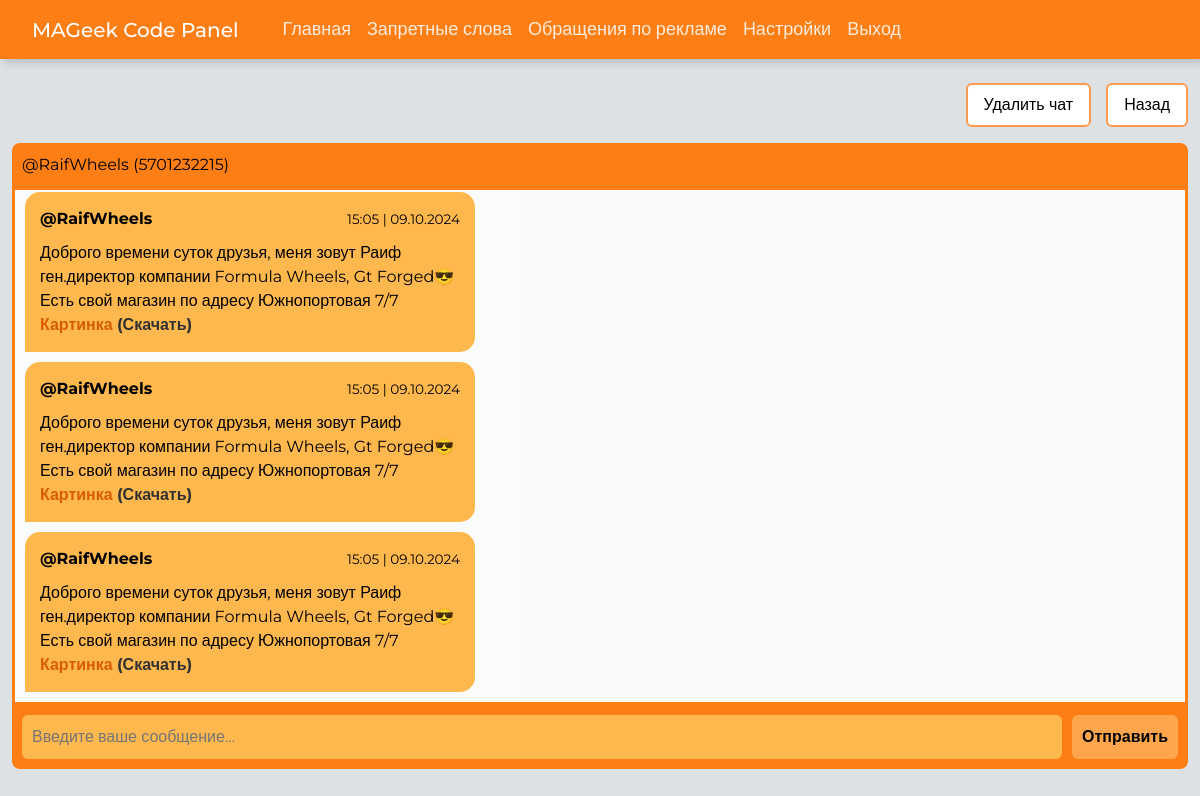
Page /chat/1 (signed in) on the committed database.
### db/models.py (models this page shows)
class BaseModel(Model):
    class Meta:
        database = db

class SupportChat(BaseModel):
    user_id = IntegerField()
    username = CharField()
    subject = TextField()
    last_message_time = DateTimeField()
    status = CharField()

class SupportMessage(BaseModel):
    support_chat = ForeignKeyField(SupportChat, backref='messages')
    role = CharField()
    message = TextField()
    timestamp = DateTimeField()

### app/app.py (the view)
@app.route('/chat/<int:support_id>', methods=['GET', 'POST'])
@login_required
def chat(support_id):
    chat = get_support_chat_by_id(support_id)
    if not chat:
        return redirect(url_for('messages_for_advertising'))
    if chat.status != "Отвечено":
        chat.status = 'Прочитано'
        chat.save()
    messages = get_messages_by_chat(support_id)
    return render_template('chat.html', username=chat.username, user_id=chat.user_id, messages=messages)

### app/app.py (called while the page is built)
def linkify(text):
    url_pattern = re.compile(r'(' + re.escape(IP) + r'[^\s]*)')
    return Markup(url_pattern.sub(
        r'<a href="\1" class="photo-link" target="_blank">Картинка</a> <a href="\1" class="download-link" download>(Скачать)</a>', text
    ))

@login_manager.user_loader
def load_user(user_id):
    return get_admin_by_id(user_id)

### db/db_queries.py (called while the page is built)
def get_support_chat_by_id(support_id):
    return SupportChat.get_or_none(SupportChat.id == support_id)

def get_messages_by_chat(chat_id):
    chat = get_support_chat_by_id(chat_id)
    if not chat:
        return []
    return SupportMessage.select().where(SupportMessage.support_chat == chat).order_by(SupportMessage.timestamp)

def get_admin_by_id(id):
    user = Admin.get_or_none(Admin.id == id)
    return user

### app/templates/chat.html (shortened to what this page needs)
{% extends 'base.html' %}
{% block content %}
<div class="back-btn-container">
    <a href="{{ url_for('delete_support', support_id=messages[0].support_chat) }}" class="back-btn">Удалить чат</a>
    <a href="{{ url_for('messages_for_advertising')}}" class="back-btn">Назад</a>
  </div>
<section class="msger">
    <header class="msger-header">
        <div class="msger-header-title">
            <a href="{{ url_for('user_info', user_id=user_id) }}">@{{username}}
             ({{user_id}})</a>
        </div>
    </header>
    <main class="msger-chat" id="chat">
        {% for message in messages %}
            {% if message.role == 'user'%}
                <div class="msg left-msg">
                    <div class="msg-bubble">
                        <div class="msg-info">
                            <div class="msg-info-name"><a href="{{ url_for('user_info', user_id=user_id) }}">@{{username}}</a></div>
                            <div class="msg-info-time"> {{ message.timestamp.strftime('%H:%M | %d.%m.%Y') }} </div>
                        </div>
                        <div class="msg-text">
                           {{ message.message | linkify }}
                        </div>
                    </div>
                </div>
            {% endif %}
        {% endfor %}
    </main>
    <form action="{{ url_for('admin_response', support_id=messages[0].support_chat)}}" method="post" enctype="multipart/form-data" class="msger-inputarea" data-user-id="">
        <input type="text" name="message_output" class="msger-input" placeholder="Введите ваше сообщение...">
        <button type="submit" class="msger-send-btn">Отправить</button>
    </form>
</section>
{% endblock %}

### app/static/css/style.css (style rules this page uses)
:root { --color-orange-700: #d75d00; --color-orange-600: #ff9a4d; --color-orange-500: #ffa64d; --color-orange-450: #ffb84d; --color-orange-400: #ffcc80; --color-orange-300: #ffd699; --color-orange-200: #ffe0b3; --color-orange-100: #ffecd9; --color-orange-50: #fff5eb; --c-gray-900: #000000; --c-gray-850: #1a1a1a; --c-gray-800: #1f1f1f; --c-gray-700: #2e2e2e; --c-gray-600: #313131; --c-gray-550: #343434; --c-gray-525: #434242; --c-gray-500: #969593; --c-gray-400: #a6a6a6; --c-gray-300: #bdbbb7; --c-gray-200: #e2e2e1; --c-gray-100: #ffffff; --color-white-100: #fff; --color-white-200: #ffffffd9; --color-black-900: #000000; --bg-input-color: #f2f2f2; --bg-color: #dee1e3; --border-radius-10: 10px; --border-radius-8: 8px; --border-radius-button: 6px; }
html { font-family: "Montserrat", sans-serif; scroll-behavior: auto; }
body { height: 100%; margin: 0; font-family: "Montserrat", sans-serif; background-color: var(--bg-color); width: 100%; }
a { text-decoration: none; }
.back-btn-container { display: flex; justify-content: flex-end; margin-bottom: 1em; }
.back-btn { text-decoration: none; border: 2px solid var(--color-orange-600); color: var(--color-black-900); border-radius: var(--border-radius-button); padding: 0.5em 1em; background-color: var(--color-white-100); transition: 0.25s ease; cursor: pointer; display: inline-block; font-weight: 500; margin-left: 15px; }
.msger { display: flex; flex-flow: column wrap; height: 75vh; }
.msger-header a { display: flex; justify-content: space-between; padding: 10px; border-top-left-radius: var(--border-radius-8); border-top-right-radius: var(--border-radius-8); border-collapse: collapse; background-color: var(--bs-orange); color: var(--color-black-900); transition: color 0.2s ease; }
.msger-chat { flex: 1; overflow-y: scroll; padding: 10px; height: 100%; }
.msg { display: flex; align-items: flex-end; margin-bottom: 10px; }
.msg:last-of-type { margin: 0; }
.msg-bubble { max-width: 450px; padding: 15px; border-radius: 15px; color: var(--color-white-100); background: var(--color-orange-450); word-wrap: break-word; }
.msg-info { display: flex; justify-content: space-between; align-items: center; margin-bottom: 10px; }
.msg-info-name { margin-right: 10px; font-weight: bold; color: var(--color-black-900); }
.msg-info-name a { margin-right: 10px; font-weight: bold; color: var(--color-black-900); }
.msg-info-time { font-size: 0.85em; color: var(--color-black-900); }
.left-msg .msg-bubble { border-bottom-left-radius: 0; color: var(--color-black-900); }
.msger-inputarea { display: flex; padding: 10px; border-bottom-left-radius: var(--border-radius); border-bottom-right-radius: var(--border-radius); background-color: var(--color-orange-600); }
.msger-inputarea * { padding: 10px; border: none; border-radius: var(--border-radius-button); font-size: 1em; }
.msger-input { flex: 1; background: var(--c-gray-850); color: var(--c-gray-200); outline: none; }
.msger-send-btn { margin-left: 10px; background: var(--color-orange-600); color: var(--color-black-900); font-weight: bold; cursor: pointer; transition: 0.25s; }
.msger-chat { overflow-y: scroll; background-color: var(--color-white-200); border: 3px solid var(--bs-orange); }
.msger-inputarea { display: flex; padding: 10px; border-bottom-left-radius: var(--border-radius-8); border-bottom-right-radius: var(--border-radius-8); background-color: var(--bs-orange); ; }
.msger-input { flex: 1; background: var(--color-orange-450); color: var(--color-black-900); outline: none; }
.msger-send-btn { margin-left: 10px; background: var(--color-orange-500); color: var(--color-black-900); font-weight: bold; cursor: pointer; transition: 0.25s; }
.photo-link { color: var(--color-orange-700); font-weight: bold }
.download-link { color: var(--c-gray-600); font-weight: bold; }

### rows in the picture
SupportChat: username "RaifWheels", user "5701232215"
SupportMessage: timestamp "15:05 | 09.10.2024", message|linkify "Доброго времени суток друзья, меня зовут Раиф ген.директор компании Formula Wheels, Gt Forged😎 Есть свой магазин по адресу Южнопортовая 7/7 Картинка (Скачать)"
SupportMessage: timestamp "15:05 | 09.10.2024", message|linkify "Доброго времени суток друзья, меня зовут Раиф ген.директор компании Formula Wheels, Gt Forged😎 Есть свой магазин по адресу Южнопортовая 7/7 Картинка (Скачать)"
SupportMessage: timestamp "15:05 | 09.10.2024", message|linkify "Доброго времени суток друзья, меня зовут Раиф ген.директор компании Formula Wheels, Gt Forged😎 Есть свой магазин по адресу Южнопортовая 7/7 Картинка (Скачать)"
